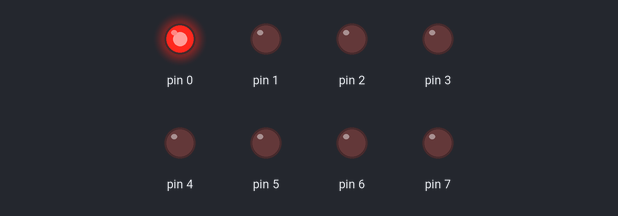
A sketch run on a simulated Arduino Uno, built with avr-gcc and run on an emulated ATmega328P. Parts: output pins drawn as LEDs (lit = HIGH).

Above: at 0.2 s.
At 1.0 s:
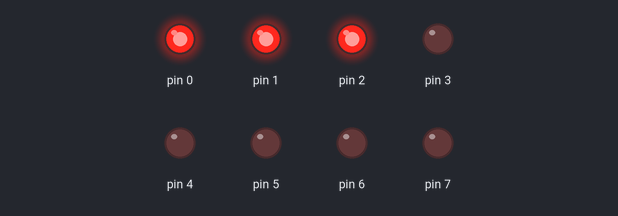
At 1.8 s:
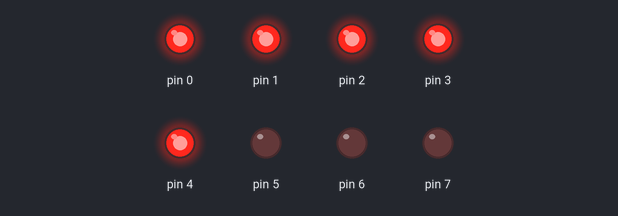
At 3.8 s:
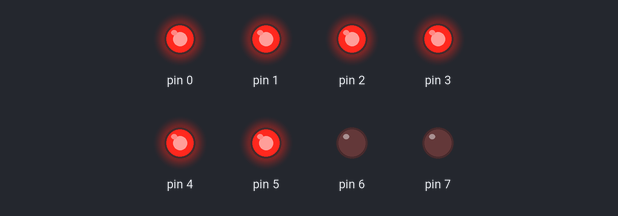
At 5.4 s:
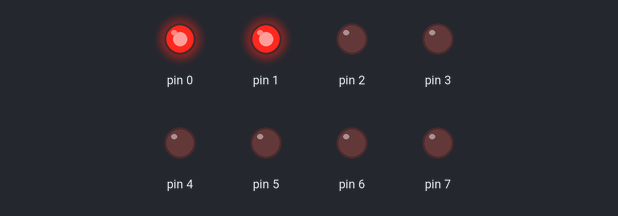
At 7.8 s:
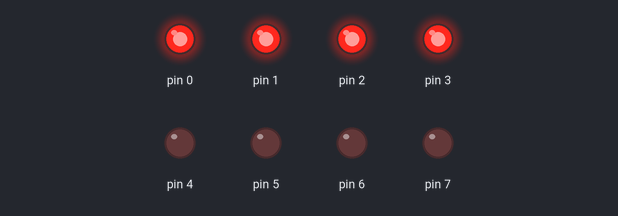
Timing chart, 0 to 8.3 s (numbered marks = the images above):
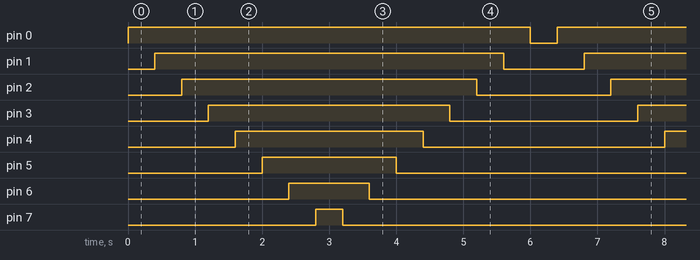

Measured:
- by itself, pin 0: alternates HIGH for 6.0 s and LOW for 0.40 s
- by itself, pin 1: alternates HIGH for 5.2 s and LOW for 1.2 s
- by itself, pin 2: alternates HIGH for 4.4 s and LOW for 2.0 s
- by itself, pin 3: alternates HIGH for 3.6 s and LOW for 2.8 s
- by itself, pin 4: alternates HIGH for 2.8 s and LOW for 3.6 s
- by itself, pin 5: alternates HIGH for 2.0 s and LOW for 4.4 s
- by itself, pin 6: alternates HIGH for 1.2 s and LOW for 5.2 s
- by itself, pin 7: alternates HIGH for 0.40 s and LOW for 6.0 s

The sketch:

sketch.ino
```cpp
void setup() {
    DDRD = 0b11111111;
}


void loop() {
  // starting value for PORTD = 00000000
  // (1<<0) = 00000001
  // [ PORTD |= (1<<0) ] == 00000001
  //
  // (1<<1) = 00000010
  // [ PORTD |= (1<<1) ] == 00000011
  for(int i = 0; i < 8; i++)
  {
      PORTD |= (1<<i);
      _delay_ms(400);
  }


  // starting value for PORTD = 11111111
  // ~(1<<7) = 01111111;
  // [ PORTD &= ~(1<<7) ] == 01111111
  for(int i = 7; i >= 0 ; i--)
  {
      PORTD &= (~(1<<i));
      _delay_ms(400);
  }
}
```
